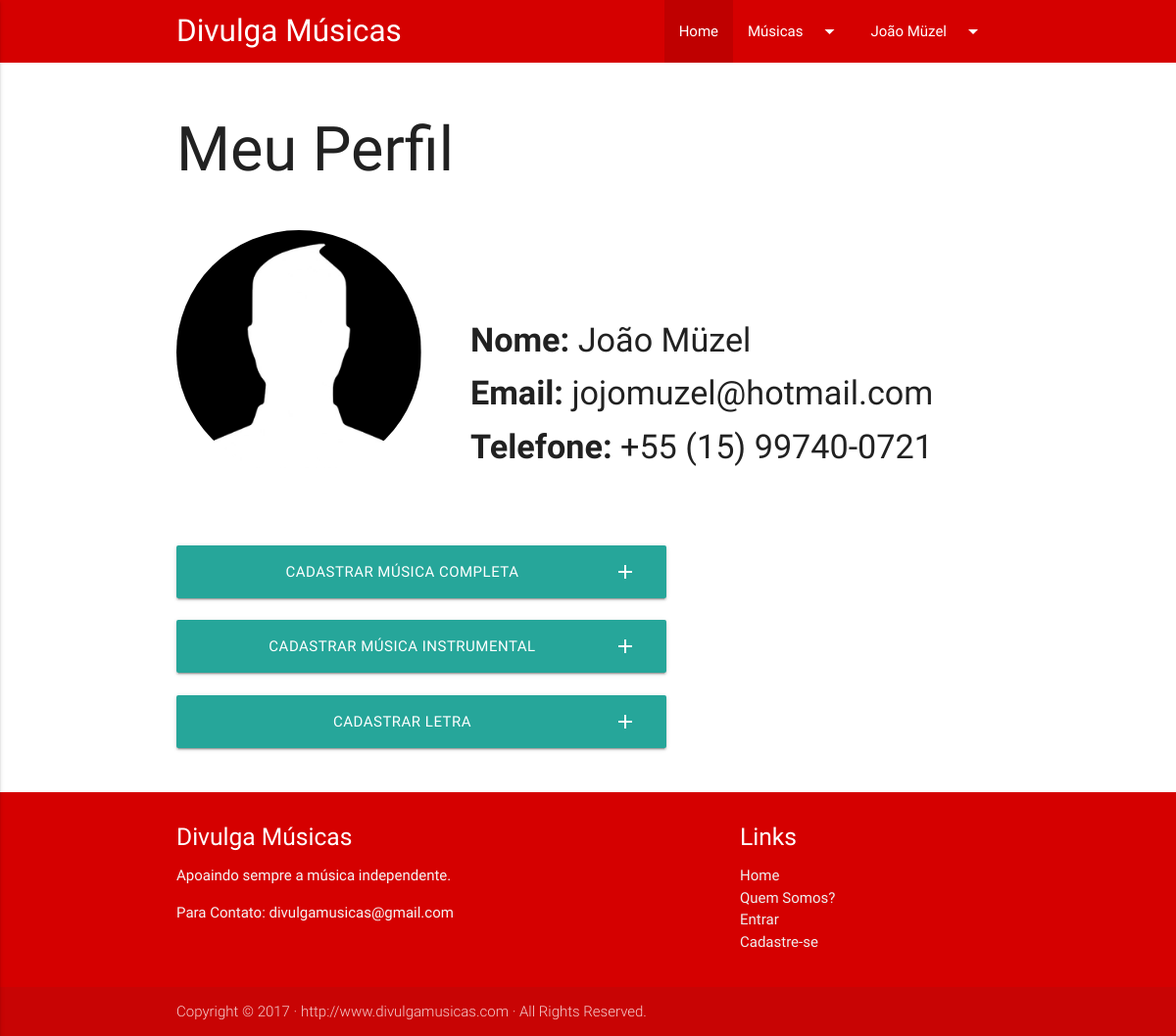
Screenshot of /perfilComp.php (signed in) with the database file from the repository.
### tables this page shows
CREATE TABLE IF NOT EXISTS `compositores` (
  `id` int(11) NOT NULL AUTO_INCREMENT,
  `nome` varchar(60) NOT NULL,
  `email` varchar(50) NOT NULL,
  `senha` varchar(50) NOT NULL,
  `telefone` varchar(50) NOT NULL,
  `nivel` int(2) NOT NULL,
  PRIMARY KEY (`id`)
);

### perfilComp.php (the view, shortened to what this page needs)
<?php
include("php/conexao.php");
    $usuario = $_SESSION['login_email'];
    $nome = "";
    $email = "";
    $busca = $conn -> query("select * from compositores where email = '$usuario'");
    while($linha = $busca->fetch_array()){
        $nome = $linha['nome'];
        $email = $linha['email'];
        $telefone = $linha['telefone'];
    }
?>
<!DOCTYPE html>
  <html>
    <head>
      <link type="text/css" rel="stylesheet" href="css/materialize.min.css"  media="screen,projection"/>
    </head>
    <body>
    <nav class="#d50000 red accent-4 z-depth-0">
        <div class="nav-wrapper container">
      <a href="Home.php" class="brand-logo left">Divulga Músicas</a>
      <ul id="nav-mobile" class="right hide-on-med-and-down">
        <li class="active"><a href="Home.php">Home</a></li>
        <li><a class="dropdown-button" href="#!" data-activates="dropdown1">Músicas<i class="material-icons right">arrow_drop_down</i></a></li>
          <li><a class="dropdown-button" href="#!" data-activates="usuario"><?php echo $nome; ?><i class="material-icons right">arrow_drop_down</i></a></li>
      </ul>
    </div>
  </nav>
        <br>
        <div class="container">
            <h1>Meu Perfil</h1>
            <br>
            <img id="tamanho" src="arquivos/imagens/images.png" alt="" class="circle responsive-img">
            <div id="pos">
            <h4><b>Nome:</b> <?php echo $nome; ?></h4>
            <h4><b>Email:</b> <?php echo $email; ?></h4>
            <h4><b>Telefone:</b> <?php echo $telefone; ?></h4>
            </div><br><br>
            <br>
            <a href="CadMusicaCompleta.php"  target="blank" class="waves-effect waves-light btn-large" id="bot"><i class="material-icons right">add</i>Cadastrar Música Completa</a><br><br>
            <a href="CadMusicaInstrumental.php"  target="blank" class="waves-effect waves-light btn-large" id="bot"><i class="material-icons right">add</i>Cadastrar Música Instrumental</a><br><br>
            <a href="CadMusicaLetra.php"  target="blank" class="waves-effect waves-light btn-large" id="bot"><i class="material-icons right">add</i>Cadastrar Letra</a><br><br>
        </div>
        <br>
        <footer class="page-footer #d50000 red accent-4">
          <div class="container">
            <div class="row">
              <div class="col l6 s12">
                <h5 class="white-text">Divulga Músicas</h5>
                <p class="grey-text text-lighten-4">Apoaindo sempre a música independente.</p>
                  <p class="grey-text text-lighten-4">Para Contato: divulgamusicas@gmail.com</p>
              </div>
              <div class="col l4 offset-l2 s12">
                <h5 class="white-text">Links</h5>
                <ul>
                  <li><a class="grey-text text-lighten-3" href="Home.php">Home</a></li>
                  <li><a class="grey-text text-lighten-3" href="QuemSomos.php">Quem Somos?</a></li>
                    <li><a class="grey-text text-lighten-3" href="login.php">Entrar</a></li>
                  <li><a class="grey-text text-lighten-3" href="Cadastro.php">Cadastre-se</a></li>
                </ul>
              </div>
            </div>
          </div>
          <div class="footer-copyright">
            <div class="container">
            Copyright © 2017 · http://www.divulgamusicas.com · All Rights Reserved.
            </div>
          </div>
        </footer>
    </body>
  </html>

### perfilComp.php (style rules this page uses)
img#tamanho { width: 250px; }
div#pos { margin-top:-180px; margin-left:300px; }
a#bot { width: 500px; }

### rows the page displays
compositores: nome "João Müzel", email "jojomuzel@hotmail.com", telefone "+55 (15) 99740-0721"
